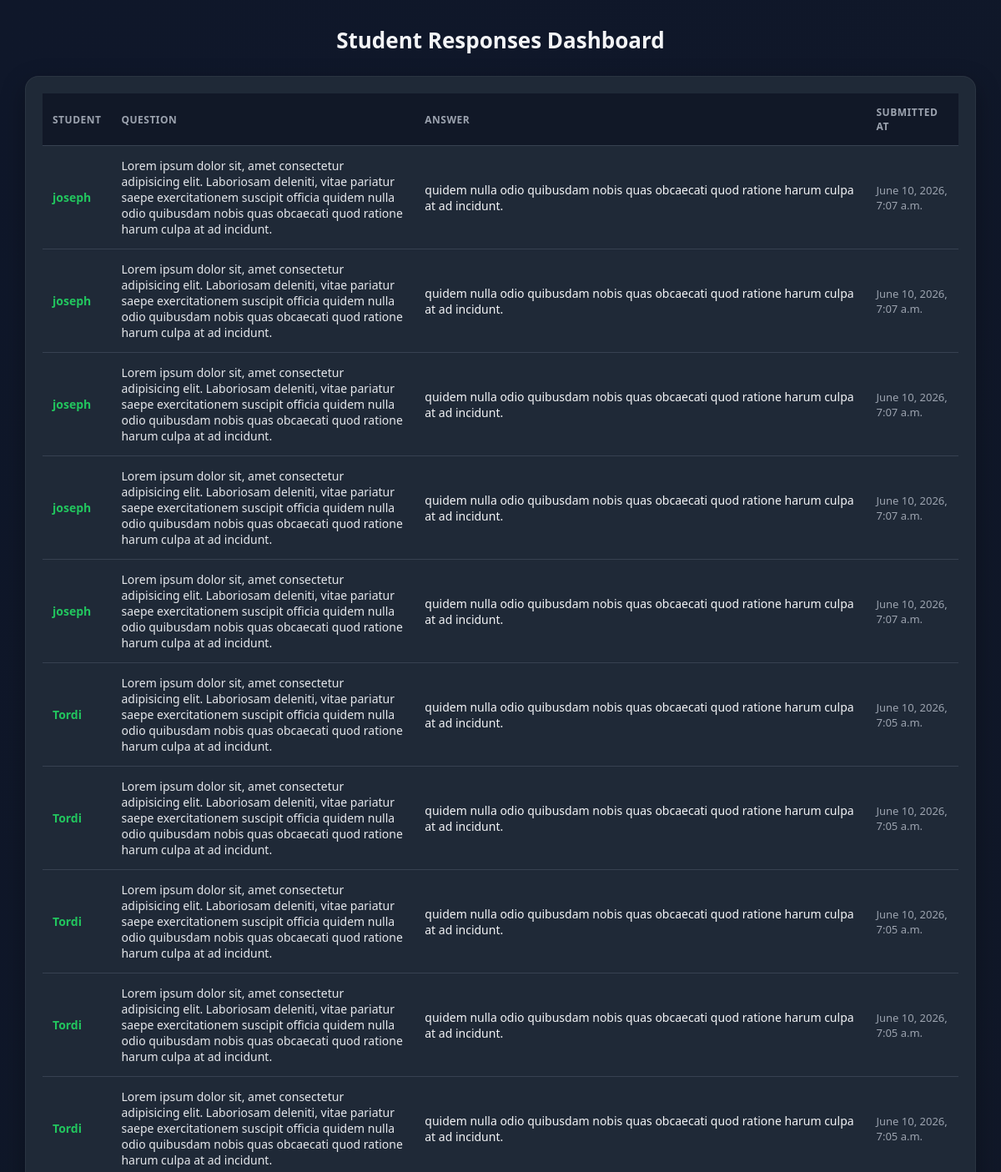
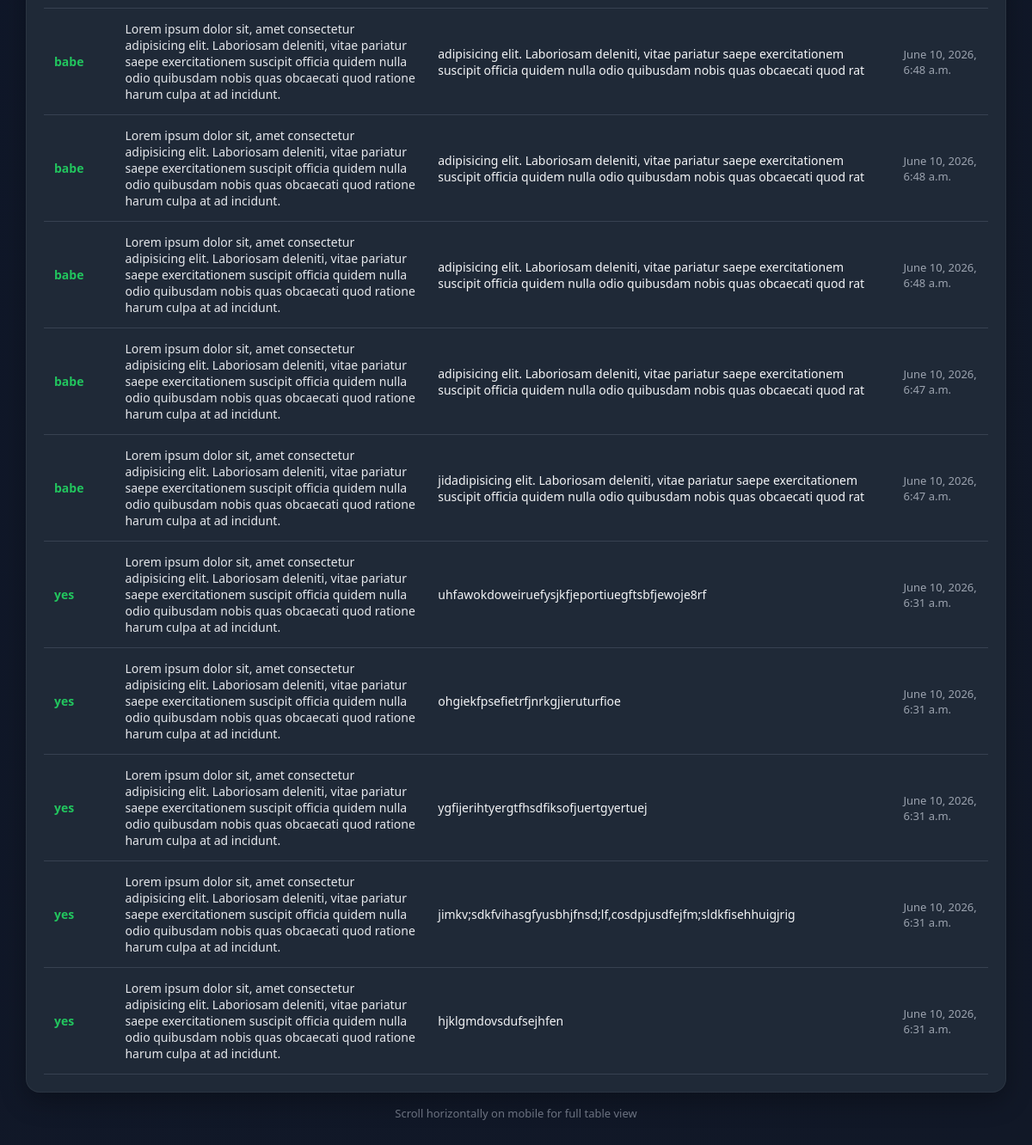
Before: /assessment/admin/responses/ (signed in) with the older database file (2 pictures, top to bottom).
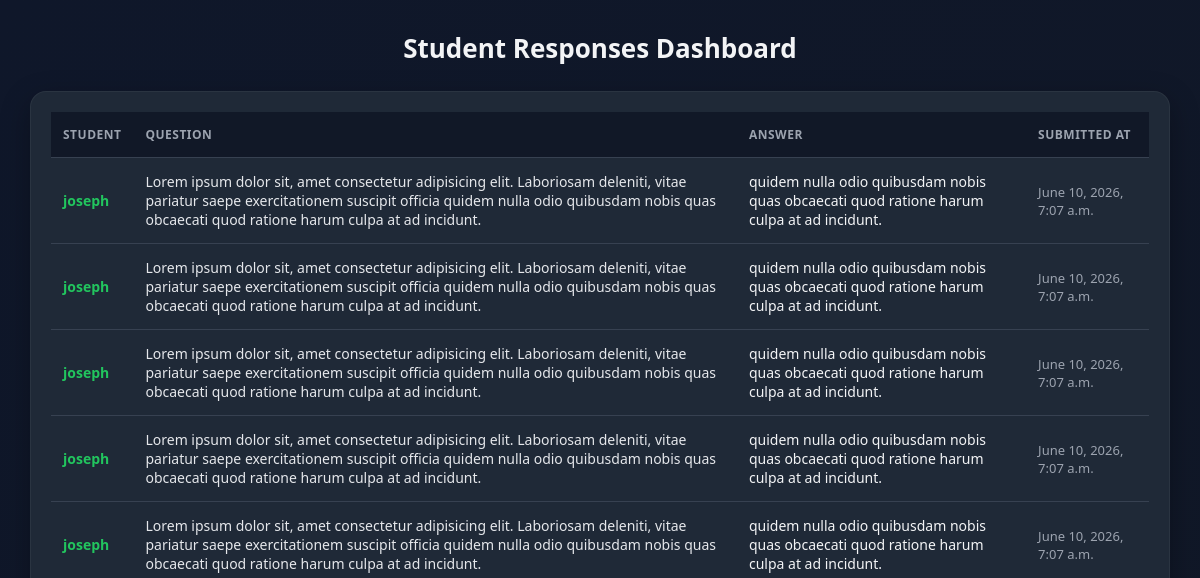
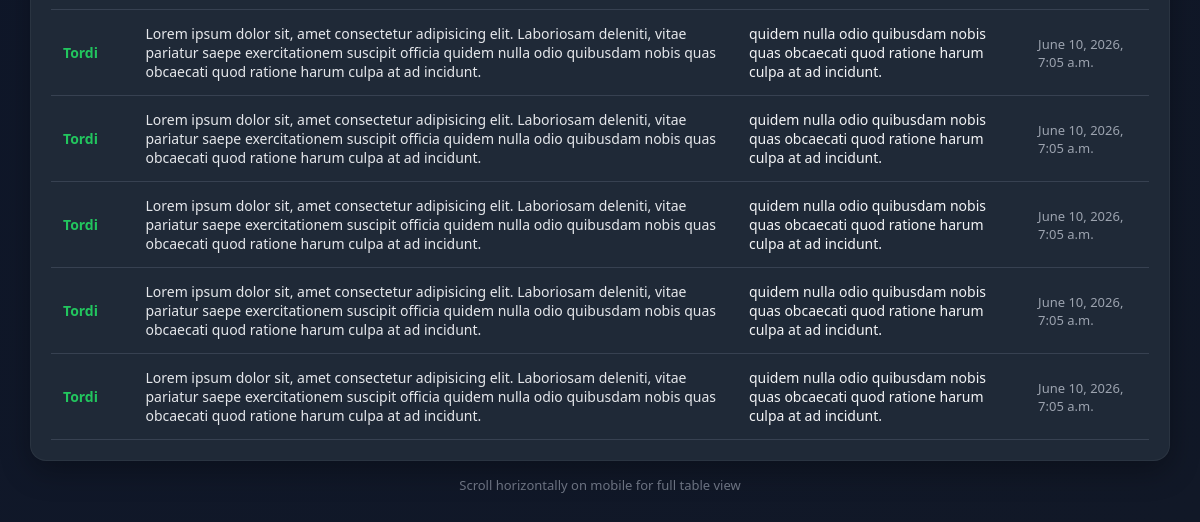
After: the same page with the newer database file (2 pictures, top to bottom).
### assessment/models.py (models this page shows, shortened)
class StudentAnswer(models.Model):
    student = models.ForeignKey(
        User,
        on_delete=models.CASCADE
    )
    question = models.ForeignKey(
        Question,
        on_delete=models.CASCADE
    )
    answer = models.TextField()
    submitted_at = models.DateTimeField(
        auto_now_add=True
    )

class Question(models.Model):
    question_text = models.TextField()
    created_at = models.DateTimeField(
        auto_now_add=True
    )

### assessment/decorators.py (the view)
    def wrapper(request, *args, **kwargs):
        if not request.user.is_authenticated:
            return HttpResponseForbidden("Not allowed")
        if not request.user.is_superuser:
            return HttpResponseForbidden("Admins only")
        return view_func(request, *args, **kwargs)

### assessment/views.py (called while the page is built)
@admin_only
def admin_responses(request):
    answers = StudentAnswer.objects.select_related(
        "student", "question"
    ).order_by("-submitted_at")
    return render(request, "admin/responses.html", {
        "answers": answers
    })

### templates/admin/responses.html (shortened to what this page needs)
<!DOCTYPE html>
<html>
<head>
</head>
<body>
<div class="container">
    <h1>Student Responses Dashboard</h1>
    <div class="table-wrapper">
        <table>
            <thead>
                <tr>
                    <th>Student</th>
                    <th>Question</th>
                    <th>Answer</th>
                    <th>Submitted At</th>
                </tr>
            </thead>
            <tbody>
                {% for a in answers %}
                <tr>
                    <td class="student">
                        {{ a.student.username }}
                    </td>
                    <td>
                        {{ a.question.question_text }}
                    </td>
                    <td class="answer">
                        {{ a.answer }}
                    </td>
                    <td class="date">
                        {{ a.submitted_at }}
                    </td>
                </tr>
                {% endfor %}
            </tbody>
        </table>
    </div>
    <div class="hint">
        Scroll horizontally on mobile for full table view
    </div>
</div>
</body>
</html>

Changed rows visible on the page:
removed StudentAnswer: student.username "babe", question.question_text "Lorem ipsum dolor sit, amet consectetur adipisicing elit. Laboriosam deleniti, vitae pariatur saepe exercitationem suscipit officia quidem nulla odio quibusdam nobis quas obcaecati quod ratione harum culpa at ad incidunt.", answer "adipisicing elit. Laboriosam deleniti, vitae pariatur saepe exercitationem suscipit officia quidem nulla odio quibusdam nobis quas obcaecati quod rat", submitted_at "June 10, 2026, 6:48 a.m."
removed StudentAnswer: student.username "babe", question.question_text "Lorem ipsum dolor sit, amet consectetur adipisicing elit. Laboriosam deleniti, vitae pariatur saepe exercitationem suscipit officia quidem nulla odio quibusdam nobis quas obcaecati quod ratione harum culpa at ad incidunt.", answer "adipisicing elit. Laboriosam deleniti, vitae pariatur saepe exercitationem suscipit officia quidem nulla odio quibusdam nobis quas obcaecati quod rat", submitted_at "June 10, 2026, 6:48 a.m."
removed StudentAnswer: student.username "babe", question.question_text "Lorem ipsum dolor sit, amet consectetur adipisicing elit. Laboriosam deleniti, vitae pariatur saepe exercitationem suscipit officia quidem nulla odio quibusdam nobis quas obcaecati quod ratione harum culpa at ad incidunt.", answer "adipisicing elit. Laboriosam deleniti, vitae pariatur saepe exercitationem suscipit officia quidem nulla odio quibusdam nobis quas obcaecati quod rat", submitted_at "June 10, 2026, 6:48 a.m."
removed StudentAnswer: student.username "babe", question.question_text "Lorem ipsum dolor sit, amet consectetur adipisicing elit. Laboriosam deleniti, vitae pariatur saepe exercitationem suscipit officia quidem nulla odio quibusdam nobis quas obcaecati quod ratione harum culpa at ad incidunt.", answer "adipisicing elit. Laboriosam deleniti, vitae pariatur saepe exercitationem suscipit officia quidem nulla odio quibusdam nobis quas obcaecati quod rat", submitted_at "June 10, 2026, 6:47 a.m."
removed StudentAnswer: student.username "babe", question.question_text "Lorem ipsum dolor sit, amet consectetur adipisicing elit. Laboriosam deleniti, vitae pariatur saepe exercitationem suscipit officia quidem nulla odio quibusdam nobis quas obcaecati quod ratione harum culpa at ad incidunt.", answer "jidadipisicing elit. Laboriosam deleniti, vitae pariatur saepe exercitationem suscipit officia quidem nulla odio quibusdam nobis quas obcaecati quod rat", submitted_at "June 10, 2026, 6:47 a.m."
removed StudentAnswer: student.username "yes", question.question_text "Lorem ipsum dolor sit, amet consectetur adipisicing elit. Laboriosam deleniti, vitae pariatur saepe exercitationem suscipit officia quidem nulla odio quibusdam nobis quas obcaecati quod ratione harum culpa at ad incidunt.", answer "uhfawokdoweiruefysjkfjeportiuegftsbfjewoje8rf", submitted_at "June 10, 2026, 6:31 a.m."
removed StudentAnswer: student.username "yes", question.question_text "Lorem ipsum dolor sit, amet consectetur adipisicing elit. Laboriosam deleniti, vitae pariatur saepe exercitationem suscipit officia quidem nulla odio quibusdam nobis quas obcaecati quod ratione harum culpa at ad incidunt.", answer "ohgiekfpsefietrfjnrkgjieruturfioe", submitted_at "June 10, 2026, 6:31 a.m."
removed StudentAnswer: student.username "yes", question.question_text "Lorem ipsum dolor sit, amet consectetur adipisicing elit. Laboriosam deleniti, vitae pariatur saepe exercitationem suscipit officia quidem nulla odio quibusdam nobis quas obcaecati quod ratione harum culpa at ad incidunt.", answer "ygfijerihtyergtfhsdfiksofjuertgyertuej", submitted_at "June 10, 2026, 6:31 a.m."
removed StudentAnswer: student.username "yes", question.question_text "Lorem ipsum dolor sit, amet consectetur adipisicing elit. Laboriosam deleniti, vitae pariatur saepe exercitationem suscipit officia quidem nulla odio quibusdam nobis quas obcaecati quod ratione harum culpa at ad incidunt.", answer "jimkv;sdkfvihasgfyusbhjfnsd;lf,cosdpjusdfejfm;sldkfisehhuigjrig", submitted_at "June 10, 2026, 6:31 a.m."
removed StudentAnswer: student.username "yes", question.question_text "Lorem ipsum dolor sit, amet consectetur adipisicing elit. Laboriosam deleniti, vitae pariatur saepe exercitationem suscipit officia quidem nulla odio quibusdam nobis quas obcaecati quod ratione harum culpa at ad incidunt.", answer "hjklgmdovsdufsejhfen", submitted_at "June 10, 2026, 6:31 a.m."
